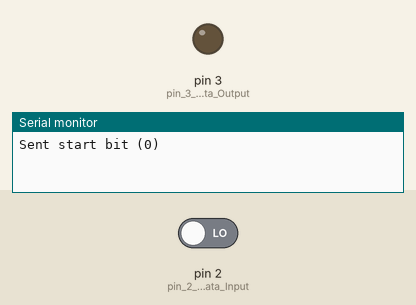
Simulated run of this sketch. Board: Arduino Uno, built with avr-gcc and run on an emulated ATmega328P. Parts: output pins drawn as LEDs (lit = HIGH), the last lines printed to the serial monitor. The inputs (shaded band) are chosen by the test bench; at power-on: pin 2 (pin_2_-_Data_Input) LOW. Random numbers use the default seed unless the sketch sets one.

Above: at 3.4 s.
3.5 s: pin 2 (pin_2_-_Data_Input) driven HIGH
At 5.2 s:
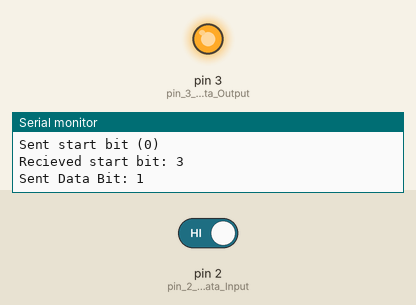
5.5 s: pin 2 (pin_2_-_Data_Input) driven LOW
Timing chart, 0 to 25.6 s (numbered marks = the images above; inputs shaded):
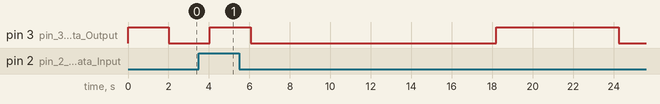

The sketch:

lab2_urat.ino
```cpp
// UART

//global vars
unsigned long clk1=0,clk2=0;
int curr_time_tx;
int curr_time_rx;

int sent_bit=0,rec_bit=0; // # of bot sent/recieved
int num_of_samples=0;


// For transmitter data
int data=0b10000001;
int new_data=data;
int new_data_C=new_data;
int data_bit;
int parity_bit=0;
int offset_count=3;

// For reciever data
int sampled_bits=0;
int saved_data=0;
int saved_bit=0;
int rx_parity=0;
int new_bit=0;
int bits_to_ignore=0; //in case of frame drop
int count=3;

void setup()
{
  Serial.begin(9600);
  pinMode(2, INPUT); // pin 2 - Data Input
  pinMode(3, OUTPUT); // pin 3 - Data Output

  digitalWrite(3,HIGH);
  #define BIT_TIME 2000 // 1 Period
  #define SAMP_NUM 3 // 3 samples per bit

}

void loop()
{
  uart_tx();
  uart_rx();
}

void uart_tx()
{
  // Send Data - Always
  //sending order :0(start),d7,d6,d5,d4,d3,d2,d1,d0,PB,1(stop)
  if(clk1_check_tx()==0)
    return; // return until one cycle completes

  if(sent_bit==0) //sending start bit
  {
    digitalWrite(3,LOW); //set pin 3 to low
    sent_bit++;
    Serial.print("Sent start bit (0)\n");
    return;
  }
  if(sent_bit==9)//sending parity bit
  {
    parity_bit=parity_bit%2;
    parity_bit=!parity_bit;
    digitalWrite(3,parity_bit);
    Serial.print("Sent parity bit: ");
    Serial.print(parity_bit);
    Serial.print("\n");
    sent_bit++;
    return;
  }
  if(sent_bit==10) //end meddage and randomize new message to send
  {
    digitalWrite(3,HIGH); //set pin 7 to High
    Serial.print("Sent stop bit (1)\n");
    parity_bit=0;
    Serial.print("Sent Message: ");
    Serial.print(new_data);
    Serial.print("\n");
    new_data=random(0,255); //randomize new 8 bit message
    new_data_C=new_data;
    sent_bit=0;
    return;

  }
  else //send one of the 8 bit of the data
  {
  	data_bit=new_data_C & 0b00000001; //extract lsb bit from the 8 bit message
  	new_data_C=new_data_C>>1;
  	digitalWrite(3,data_bit); //set pin 3 to the extracted lsb bit
  	parity_bit+=data_bit; //sum the bit into the parity bit
    Serial.print("Sent Data Bit: ");
    Serial.print(data_bit);
    Serial.print("\n");
  	sent_bit++;
  	return;
  }
}

void uart_rx(){

  if(clk2_check_rx()==0) // return until sample time arrived (period/# samples)
    return;
  //sampling...
  else
  {
    if(offset_count!=0)
  	{
    	offset_count--;
      	//Serial.print("offset_count: ");
       // Serial.print(offset_count);
        //Serial.print("\n");
    	return;
  	}
  }


   //if(bits_to_ignore!=0) //incase of previous frame drop, ignoring the rest of the bits from the drop frame
   //{
    // Serial.print("there are bits to ignore\n");
    // bits_to_ignore--;
    // rec_bit=0;
    // return;
   //}
  saved_bit=sample_bits();
  if(saved_bit==2)
    return; // unfinished sampling
  //if(saved_bit==3)
  //{
   // bits_to_ignore=10-rec_bit;
  //  Serial.print("waiting for new message...\n");
  //	return;
//}
  if(rec_bit==0)
    {
      rec_bit++;
      Serial.print("Recieved start bit: ");
   	  Serial.print(saved_bit);
      Serial.print("\n");
      return;
    }
   if(rec_bit==9)
     //checking parity bit
   {
      Serial.print("calculated parity bit: ");
      Serial.print(!rx_parity);
      Serial.print("\n");

      Serial.print("print saved PB bit: ");
      Serial.print(saved_bit);
      Serial.print("\n");
      rx_parity=rx_parity%2;//odd or even number of 1's in the data (0 d=for even, 1 for odd)
     //the next line can be explained as such:
     //if the rx_parity is 1 then received parity bit should be 0
     //if the rx_parity is 0 then received paruty bit should be 1
     if(rx_parity==saved_bit)
     	Serial.print(" Error, Parity Bit Not Valid! \n");
     rec_bit++;
     return;
   }
   if(rec_bit==10)
   {
     if(saved_bit==0)
       return; //wrong stop bit
      rec_bit=0;
      Serial.print("Recieved Message: ");
      Serial.print(saved_data);
      Serial.print("\n");
      rx_parity=0;
      saved_data=0;
      return;
   }

  else
  {
  	rx_parity+saved_bit; //add received bit to parity
  	Serial.print("Received Data Bit:");
    Serial.print(saved_bit);
    Serial.print("\n");
 	saved_bit=saved_bit<<(rec_bit-1); //rotate recieived bit left to correct place(-1 for start the parity)
  	saved_data=saved_data+saved_bit; //add received bit to data
  	rec_bit++;
  	return;
  }
}

int sample_bits(){
  // this function will sample from signal from pin 2
  // after SAMP_NUM(=3) will return sampled signal if all bits are the same in sampled_bits
  // returns 2 if samples are not finished for the current period
  // returns 0 for finished, valid sample with the value 0
  // returns 1 for finished, valid sample with the value 1
  // returns 3 for corrupt sample

  new_bit = digitalRead(2); //read from pin 2

  //Serial.print("sample number: |");
  //Serial.print(count);
  //Serial.print("|");
  //count--;
  //Serial.print("this read bit: ");
  //Serial.print(new_bit);
  //Serial.print("\n");
  //if(count==0)
   // count=3;


  sampled_bits += new_bit;
  sampled_bits = sampled_bits << 1; //rotate 1 bit to the left
  num_of_samples++;


  if(num_of_samples!=SAMP_NUM)
    return 2;
  if((sampled_bits & 0b00001110) == 0b00000000) //sampled_bits are = 000
  {

    sampled_bits=0;
    num_of_samples=0;
    return 0;
  }
  if((sampled_bits & 0b00001110) == 0b00001110) //sampled_bits are = 000
  {

    sampled_bits=0;
    num_of_samples=0;
    return 1;
  }
  else
  {
    //Serial.print("Error, corrupt sample, droping frame...\n");
  	num_of_samples=0;
  	return 3;
  }
}

int clk1_check_tx(){
  //the transmiter checks when a full period has passed
  //then he can send the next bit
  curr_time_tx=millis();
  if(curr_time_tx-clk1>BIT_TIME+20)
  {
    clk1=curr_time_tx;
    return 1;

  }
  return 0;
}

int clk2_check_rx(){
  // the receiver checks when a (period time/# samples) has passed
  // the he can take the next sample
  curr_time_rx=millis();
  if(curr_time_rx-clk2>BIT_TIME/SAMP_NUM)
  {
    clk2=curr_time_rx;
    return 1;
  }
  return 0;
}  
```
